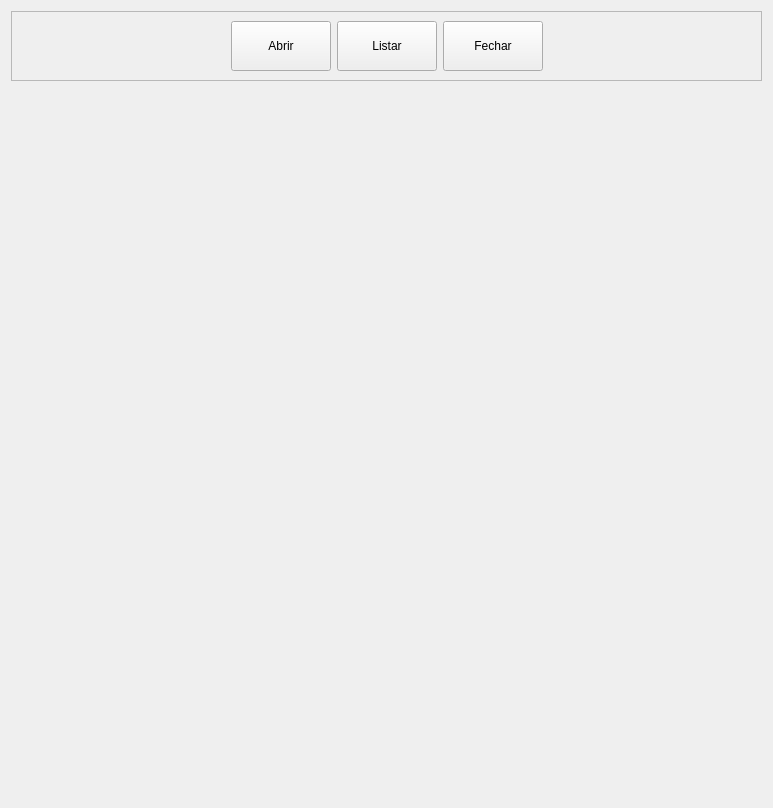
<?xml version="1.0" encoding="UTF-8"?>
<ui version="4.0">
 <class>Form</class>
 <widget class="QWidget" name="Form">
  <property name="geometry">
   <rect>
    <x>0</x>
    <y>0</y>
    <width>773</width>
    <height>808</height>
   </rect>
  </property>
  <property name="windowTitle">
   <string>Form</string>
  </property>
  <layout class="QVBoxLayout" name="verticalLayout_2">
   <item>
    <widget class="QFrame" name="menu_superior_page_hospedagem">
     <property name="minimumSize">
      <size>
       <width>600</width>
       <height>0</height>
      </size>
     </property>
     <property name="maximumSize">
      <size>
       <width>1800</width>
       <height>1200</height>
      </size>
     </property>
     <property name="frameShape">
      <enum>QFrame::Shape::StyledPanel</enum>
     </property>
     <property name="frameShadow">
      <enum>QFrame::Shadow::Raised</enum>
     </property>
     <layout class="QHBoxLayout" name="horizontalLayout">
      <item>
       <spacer name="horizontalSpacer">
        <property name="orientation">
         <enum>Qt::Orientation::Horizontal</enum>
        </property>
        <property name="sizeHint" stdset="0">
         <size>
          <width>40</width>
          <height>20</height>
         </size>
        </property>
       </spacer>
      </item>
      <item>
       <widget class="QPushButton" name="button_abrir">
        <property name="minimumSize">
         <size>
          <width>100</width>
          <height>50</height>
         </size>
        </property>
        <property name="maximumSize">
         <size>
          <width>200</width>
          <height>70</height>
         </size>
        </property>
        <property name="cursor">
         <cursorShape>PointingHandCursor</cursorShape>
        </property>
        <property name="text">
         <string>Abrir</string>
        </property>
       </widget>
      </item>
      <item>
       <widget class="QPushButton" name="button_listar">
        <property name="minimumSize">
         <size>
          <width>100</width>
          <height>50</height>
         </size>
        </property>
        <property name="maximumSize">
         <size>
          <width>200</width>
          <height>70</height>
         </size>
        </property>
        <property name="cursor">
         <cursorShape>PointingHandCursor</cursorShape>
        </property>
        <property name="text">
         <string>Listar</string>
        </property>
       </widget>
      </item>
      <item>
       <widget class="QPushButton" name="button_fechar">
        <property name="minimumSize">
         <size>
          <width>100</width>
          <height>50</height>
         </size>
        </property>
        <property name="maximumSize">
         <size>
          <width>200</width>
          <height>70</height>
         </size>
        </property>
        <property name="cursor">
         <cursorShape>PointingHandCursor</cursorShape>
        </property>
        <property name="text">
         <string>Fechar</string>
        </property>
       </widget>
      </item>
      <item>
       <spacer name="horizontalSpacer_2">
        <property name="orientation">
         <enum>Qt::Orientation::Horizontal</enum>
        </property>
        <property name="sizeHint" stdset="0">
         <size>
          <width>40</width>
          <height>20</height>
         </size>
        </property>
       </spacer>
      </item>
     </layout>
    </widget>
   </item>
   <item>
    <widget class="QStackedWidget" name="pages">
     <property name="currentIndex">
      <number>2</number>
     </property>
     <widget class="QWidget" name="page_abrir"/>
     <widget class="QWidget" name="page_listar"/>
     <widget class="QWidget" name="page_fechar"/>
    </widget>
   </item>
  </layout>
 </widget>
 <resources/>
 <connections/>
</ui>
